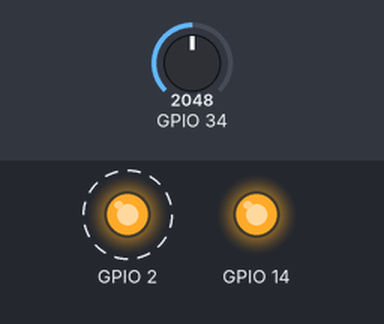
A sketch run on a simulated ESP32. On the bench: output pins drawn as LEDs (lit = HIGH). Dashed ring = blinking. The inputs (shaded band) are chosen by the test bench; at power-on: GPIO 34 = 2048. What the sketch prints to the serial monitor is not drawn.

Above: at 1.05 s.
Timing chart, 0 to 4.0 s (numbered marks = the images above):
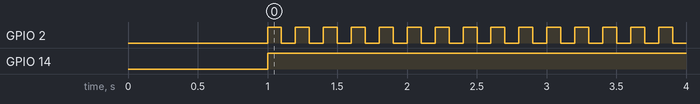

Measured:
- by itself, GPIO 2: alternates HIGH for 0.10 s and LOW for 0.10 s
- by itself, GPIO 14: LOW → HIGH at 1.0 s

The sketch:

ESP8266_test.ino
```cpp
int LDR=0;
void setup() {
  Serial.begin(9600);
  // pinMode(1,INPUT);
  // pinMode(4,OUTPUT);
  // pinMode(5,OUTPUT);
  pinMode(2,OUTPUT);
  pinMode(14,OUTPUT);

  delay(1000);
}

void loop() {
  digitalWrite(2,HIGH);
  digitalWrite(14,HIGH);

  // digitalWrite(4,HIGH);
  // digitalWrite(5,HIGH);

  // digitalWrite(7,HIGH);
   Serial.print("hello");

  LDR=analogRead(34);
  Serial.print("LDR:");
  Serial.println(LDR);

  // Serial.println(digitalRead(5));
  delay(100);
  digitalWrite(2,LOW);
  delay(100);
}
```
